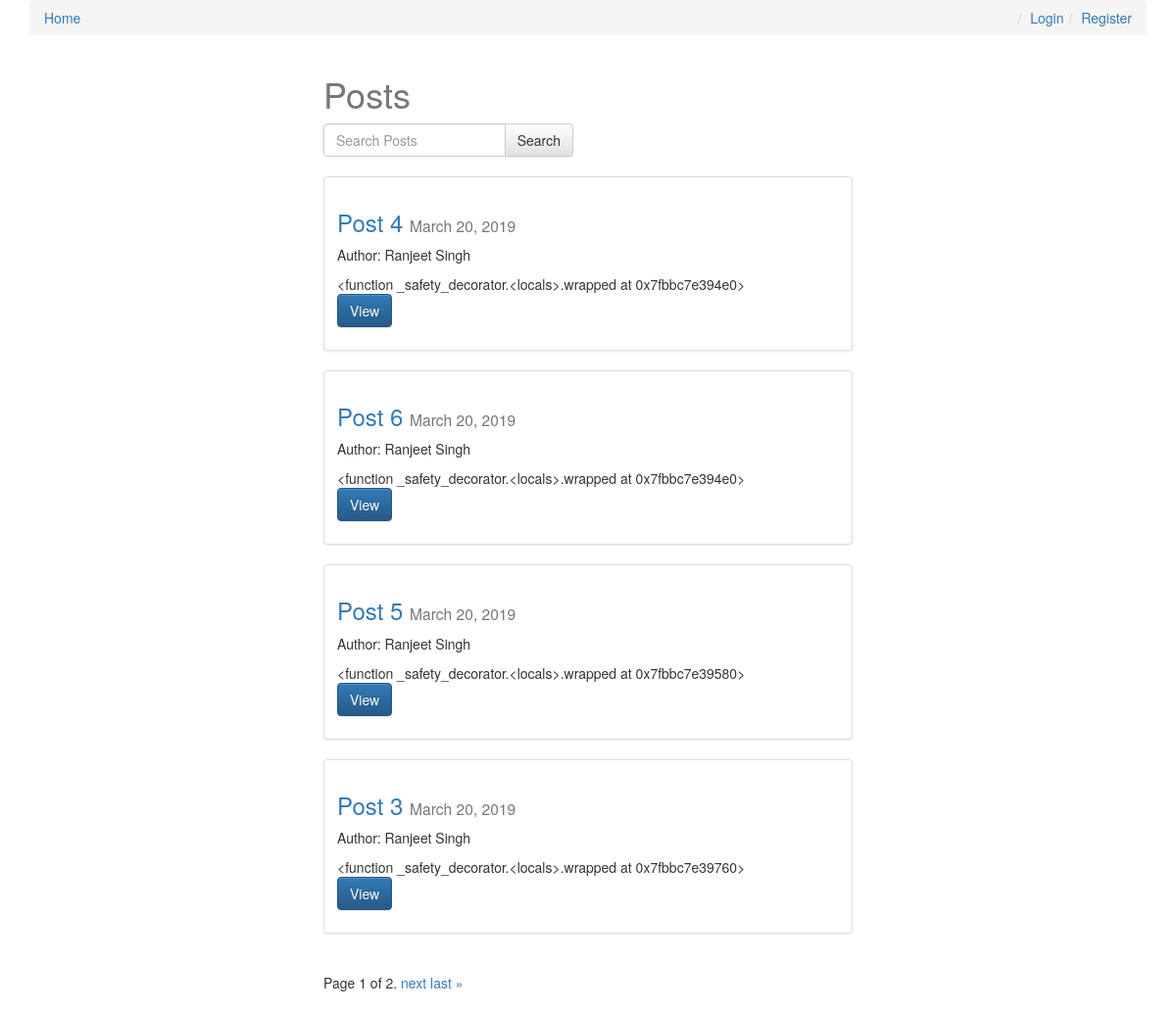
The app's page /, older data.
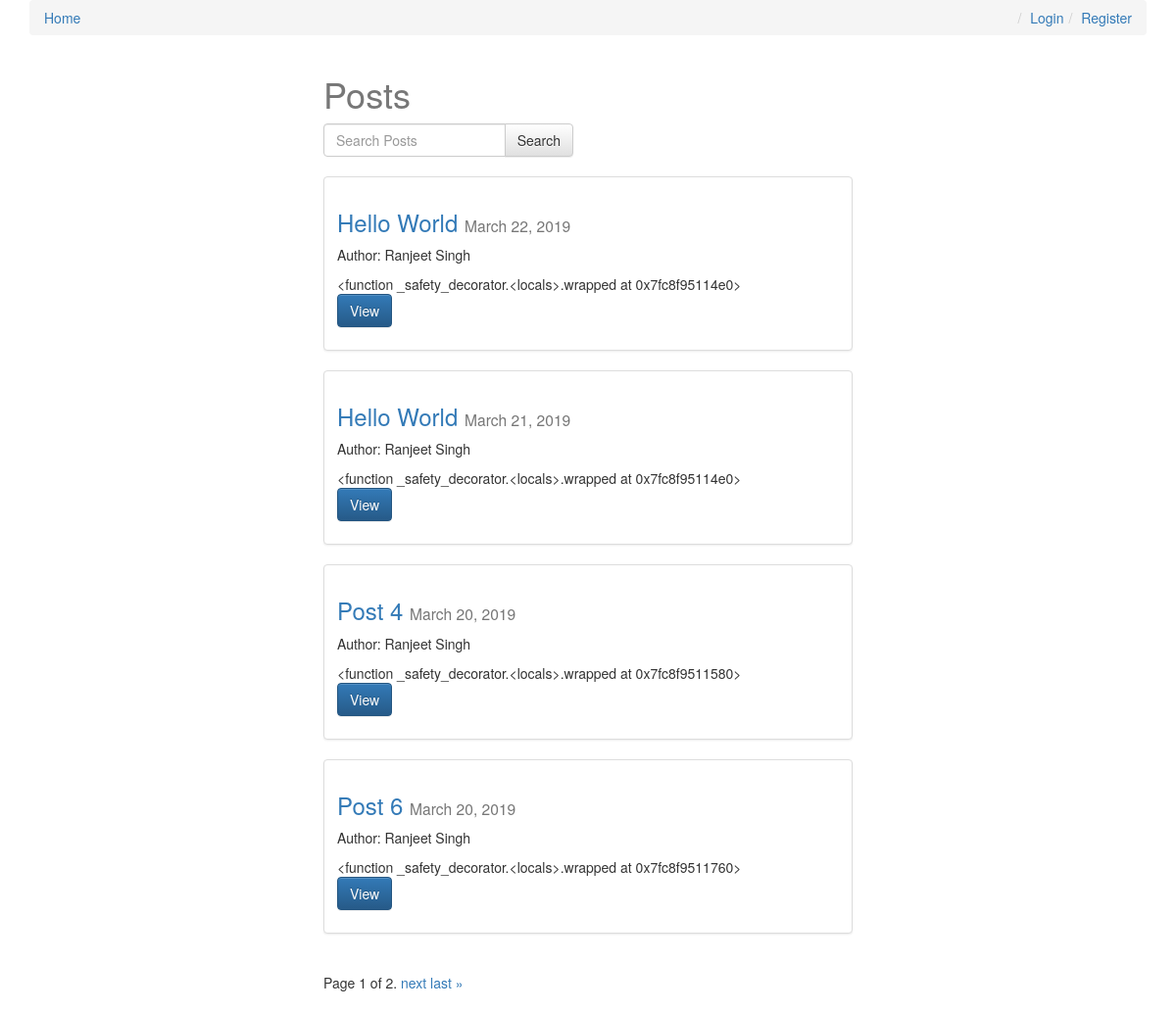
The same page, newer data.
### posts/models.py (models this page shows, shortened)
class Post(models.Model):
    user = models.ForeignKey(settings.AUTH_USER_MODEL, default=1)
    title = models.CharField(max_length = 120)
    slug = models.SlugField(unique=True)
    image = models.ImageField(upload_to=upload_location, null=True, blank=True,
            width_field="width_field",
            height_field="height_field")
    height_field = models.IntegerField(default=0)
    width_field = models.IntegerField(default=0)
    draft = models.BooleanField(default=False)
    publish = models.DateField(auto_now=False, auto_now_add=False)
    content = models.TextField()
    updated = models.DateTimeField(auto_now = True, auto_now_add = False)
    timestamp = models.DateTimeField(auto_now = False, auto_now_add = True)
    read_time = models.IntegerField(default=0)
    objects = PostManager()
    def get_absolute_url(self):
        return reverse("posts:detail", kwargs={"slug":self.slug})
    class Meta:
        ordering = ["-timestamp","-updated"]
    def get_markdown(self):
        content = self.content
        markdown_text = markdown(content)
        return mark_safe(markdown_text)

### posts/views.py (the view, shortened to what this page needs)
# urls.py: url(r'^$',views.post_list,name="list"),
def post_list(request):
    queryset_list = Post.objects.active()
    if request.user.is_staff or request.user.is_superuser:
        queryset_list = Post.objects.all()
    query = request.GET.get("q")
    paginator = Paginator(queryset_list,4)
    page_request_var = "page"
    page = request.GET.get(page_request_var)
    try:
        queryset = paginator.page(page)
    except PageNotAnInteger:
        queryset = paginator.page(1)
    except EmptyPage:
        queryset = paginator.page(paginator.num_pages)
    context = {
        "object_list": queryset,
        "title" : "Posts",
        "page_request_var":page_request_var,
        "today":timezone.now().date(),
    }
    return render(request,"post_list.html",context)

### posts/models.py (called while the page is built)
    def active(self, *args, **kwargs):
        return super(PostManager,self).filter(draft=False).filter(publish__lte=timezone.now())

### templates/post_list.html (shortened to what this page needs)
{% extends "base.html" %}
{% block content %}
<div class="col-sm-6 col-sm-offset-3">
    <h1>{{title}}</h1>
<form action="" method="GET" class="row">
    <div class="col-sm-6">
        <div class="input-group">
            <input type="text" class="form-control" name="q" value="{{request.GET.q}}" placeholder="Search Posts">
            <span class="input-group-btn">
            <input type="submit" class="btn btn-default" value="Search">
            </span>
        </div>
    </div>
</form>
<br>
{% for obj in object_list %}
<div class="row">
    <div class="col-sm-12">
        <div class="thumbnail">
            <div class="caption  post-detail-item">
                <h3><a href="{{ obj.get_absolute_url }}">{{obj.title }}</a> <small>{{obj.publish}}</small></h3>
                {% if obj.user.get_full_name %}
                <p>Author: {{obj.user.get_full_name}}</p>
                {% endif %}
                {{obj.get_markdown | truncatechars_html:120}}
                <p><a href="{{ obj.get_absolute_url }}" class="btn btn-primary" role="button">View</a></p>
            </div>
        </div>
    </div>
</div>
{% endfor %}
<div class="pagination">
    <span class="step-links">
        <span class="current">
            Page {{ object_list.number }} of {{ object_list.paginator.num_pages }}.
        </span>
        {% if object_list.has_next %}
            <a href="?{{page_request_var}}={{ object_list.next_page_number }}{% if request.GET.q %}&q={{request.GET.q}}{% endif %}">next</a>
            <a href="?{{page_request_var}}={{ object_list.paginator.num_pages }}{% if request.GET.q %}&q={{request.GET.q}}{% endif %}">last &raquo;</a>
        {% endif %}
    </span>
</div>
</div>
{% endblock content %}

Row changes from the older to the newer data that the page shows:
no longer on this page (row unchanged): Post: title "Post 5", publish "March 20, 2019", user.get_full_name "Ranjeet Singh", get_markdown "<function _safety_decorator.<locals>.wrapped at 0x7fbbc7e39580>"
no longer on this page (row unchanged): Post: title "Post 3", publish "March 20, 2019", user.get_full_name "Ranjeet Singh", get_markdown "<function _safety_decorator.<locals>.wrapped at 0x7fbbc7e39760>"
added Post: title "Hello World", publish "March 22, 2019", user.get_full_name "Ranjeet Singh", get_markdown "<function _safety_decorator.<locals>.wrapped at 0x7fc8f95114e0>"
added Post: title "Hello World", publish "March 21, 2019", user.get_full_name "Ranjeet Singh", get_markdown "<function _safety_decorator.<locals>.wrapped at 0x7fc8f95114e0>"
computed for Post "Post 4": get_markdown "<function _safety_decorator.<locals>.wrapped at 0x7fbbc7e394e0>" → "<function _safety_decorator.<locals>.wrapped at 0x7fc8f9511580>"
computed for Post "Post 6": get_markdown "<function _safety_decorator.<locals>.wrapped at 0x7fbbc7e394e0>" → "<function _safety_decorator.<locals>.wrapped at 0x7fc8f9511760>"
